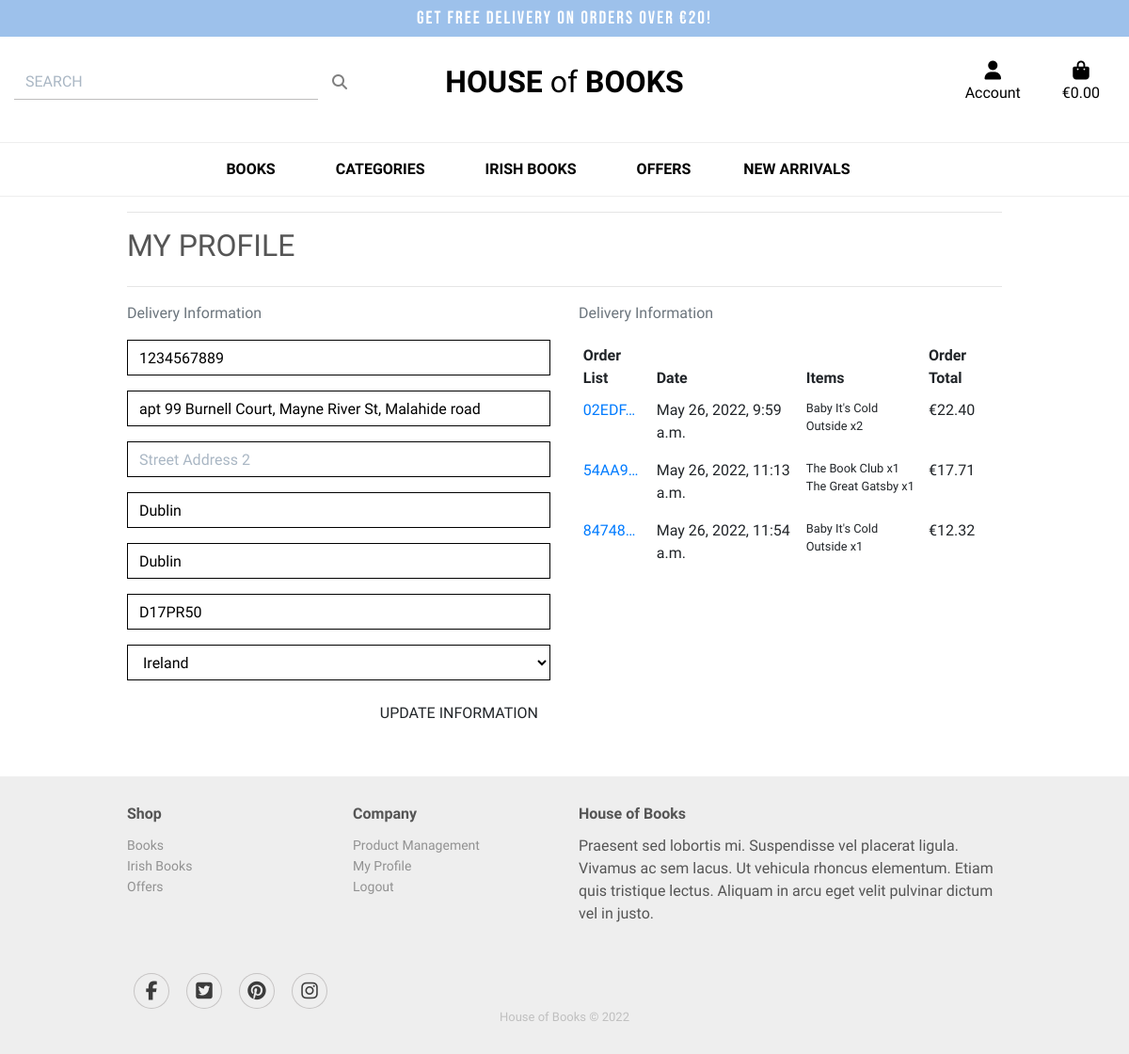
The page /profile/ (signed in) on the database as committed earlier.
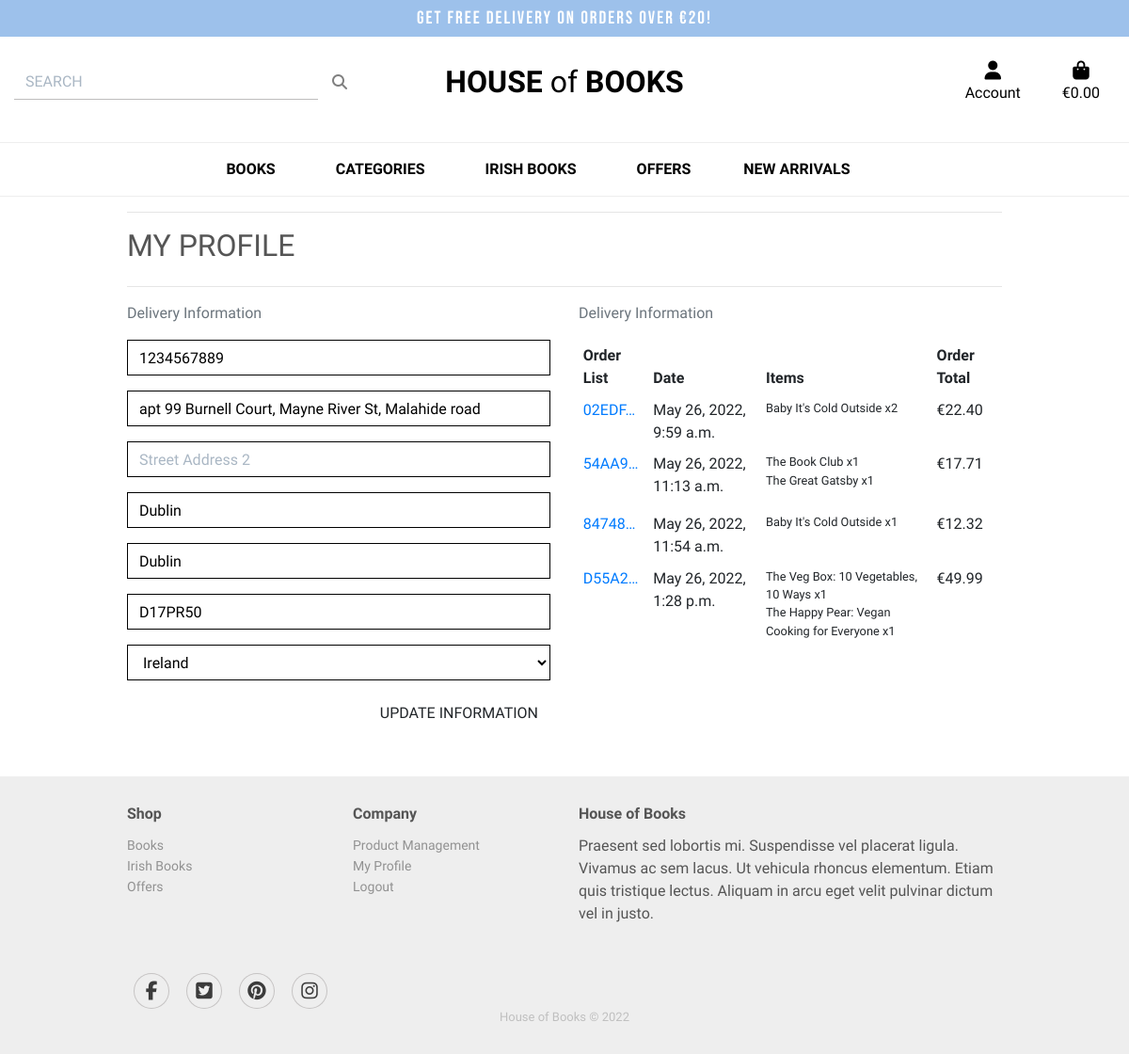
The same page on the database as committed later.
### profiles/models.py (models this page shows, shortened)
class UserProfile(models.Model):
    user = models.OneToOneField(User, on_delete=models.CASCADE)
    default_phone_number = models.CharField(max_length=20,
                                            null=True, blank=True)
    default_street_address1 = models.CharField(max_length=80,
                                               null=True, blank=True)
    default_street_address2 = models.CharField(max_length=80,
                                               null=True, blank=True)
    default_town_or_city = models.CharField(max_length=40,
                                            null=True, blank=True)
    default_county = models.CharField(max_length=80,
                                      null=True, blank=True)
    default_postcode = models.CharField(max_length=20,
                                        null=True, blank=True)
    default_country = CountryField(blank_label='Country',
                                   null=True, blank=True)

### checkout/models.py (models this page shows, shortened)
class Order(models.Model):
    order_number = models.CharField(max_length=32, null=False, editable=False)
    user_profile = models.ForeignKey(UserProfile, on_delete=models.SET_NULL,
                                     null=True, blank=True,
                                     related_name='orders')
    full_name = models.CharField(max_length=50, null=False, blank=False)
    email = models.EmailField(max_length=254, null=False, blank=False)
    phone_number = models.CharField(max_length=20, null=False, blank=False)
    country = CountryField(blank_label='Country *', null=False, blank=False)
    postcode = models.CharField(max_length=20, null=True, blank=True)
    town_or_city = models.CharField(max_length=40, null=False, blank=False)
    street_address1 = models.CharField(max_length=80, null=False, blank=False)
    street_address2 = models.CharField(max_length=80, null=True, blank=True)
    county = models.CharField(max_length=80, null=True, blank=True)
    date = models.DateTimeField(auto_now_add=True)
    delivery_cost = models.DecimalField(max_digits=6, decimal_places=2,
                                        null=False, default=0)
    order_total = models.DecimalField(max_digits=10, decimal_places=2,
                                      null=False, default=0)
    grand_total = models.DecimalField(max_digits=10, decimal_places=2,
                                      null=False, default=0)
    original_bag = models.TextField(null=False, blank=False, default='')
    stripe_pid = models.CharField(max_length=254, null=False,
                                  blank=False, default='')

class OrderLineItem(models.Model):
    order = models.ForeignKey(Order, null=False, blank=False,
                              on_delete=models.CASCADE,
                              related_name='lineitems')
    product = models.ForeignKey(Product, null=False, blank=False,
                                on_delete=models.CASCADE)
    quantity = models.IntegerField(null=False, blank=False, default=0)
    lineitem_total = models.DecimalField(max_digits=6, decimal_places=2,
                                         null=False, blank=False,
                                         editable=False)

### products/models.py (models this page shows, shortened)
class Product(models.Model):
    category = models.ForeignKey(Category, null=True, blank=True,
                                 on_delete=models.SET_NULL)
    sku = models.CharField(max_length=254, null=True, blank=True)
    name = models.CharField(max_length=254)
    author = models.CharField(max_length=254)
    description = models.TextField()
    price = models.DecimalField(max_digits=6, decimal_places=2)
    rating = models.DecimalField(max_digits=6, decimal_places=2,
                                 null=True, blank=True)
    image_url = models.URLField(max_length=1024, null=True, blank=True)
    image = models.ImageField(null=True, blank=True)

### profiles/views.py (the view)
# urls.py: path('profile/', include('profiles.urls')),
@login_required
def profile(request):
    profile = get_object_or_404(UserProfile, user=request.user)
    if request.method == 'POST':
        form = UserProfileForm(request.POST, instance=profile)
        if form.is_valid():
            form.save()
            messages.success(request, 'Profile updated successfully')
        else:
            messages.error(request,
                           'Updated failed. Please ensure the form is valid.')
    else:
        form = UserProfileForm(instance=profile)
    orders = profile.orders.all()
    template = 'profiles/profile.html'
    context = {
        'form': form,
        'orders': orders,
        'on_profile_page': True,
    }
    return render(request, template, context)

### profiles/templates/profiles/profile.html (shortened to what this page needs)
{% extends "base.html" %}
{% load static %}
{% block extra_css %}
<link rel="stylesheet" href="{% static 'profiles/css/profile.css' %}">
{% endblock %}
{% block content %}
<div class="overlay"></div>
<div class="container">
    <div class="row">
        <div class="col">
            <hr>
            <h2 class="logo-font mb-4">My Profile</h2>
            <hr>
        </div>
    </div>
    <div class="row">
        <div class="col-12 col-lg-6">
            <p class="text-muted">Delivery Information</p>
            <form action="{% url 'profile' %}" class="mt-3 profile" method="POST" id="profile-update-form">
                {{ form|crispy }}
                <button class="btn btn-black rounded-0 text-uppercase float-right mb-5">Update Information</button>
            </form>
        </div>
        <div class="col-12 col-lg-6">
            <p class="text-muted">Delivery Information</p>
            <div class="order-history table-responsive">
                <table class="table table-sm table-borderless">
                    <thead>
                        <tr>
                            <th>Order List</th>
                            <th>Date</th>
                            <th>Items</th>
                            <th>Order Total</th>
                        </tr>
                    </thead>
                    <tbody>
                        {% for order in orders %}
                        <tr>
                            <td>
                                <a href="{% url 'order_history' order.order_number %}" title="{{ order.order_number }}">
                                    {{ order.order_number|truncatechars:6 }}
                                </a>
                            </td>
                            <td>{{ order.date }}</td>
                            <td>
                                <ul class="list-unstyled">
                                    {% for item in order.lineitems.all %}
                                    <li class="small">
                                        {{ item.product.name }} x{{ item.quantity }}
                                    </li>
                                    {% endfor %}
                                </ul>
                            </td>
                            <td>€{{ order.grand_total }}</td>
                        </tr>
                        {% endfor %}
                    </tbody>
                </table>
            </div>
        </div>
    </div>
</div>
{% endblock %}

### templates/base.html (shortened to what this page needs)
{% load static %}
<!doctype html>
<html lang="en">
<head>
    {% block corecss %}
    <link rel="stylesheet" href="https://stackpath.bootstrapcdn.com/bootstrap/4.4.1/css/bootstrap.min.css"
>
    <link rel="stylesheet" href="{% static 'css/base.css' %}">
    {% endblock %}
    {% block extra_css %}
    {% endblock %}
</head>
<body>
    <header class="container-fluid">
        <div id="delivery-banner" class="row text-center">
            <div class="col text-white free-delivery-banner">
                <h4>Get free delivery on orders over €{{ free_delivery_threshold }}!</h4>
            </div>
        </div>
        <div id="topnav" class="row pt-lg-3 d-none d-lg-flex">
            <div class="col-12 col-lg-4 my-auto py-1 py-lg-0 text-center text-lg-right">
                <form method="GET" action="{% url 'products' %}">
                    <div class="input-group w-100 searchbar-field">
                        <input class="form-control rounded-0 searchbar-input" type="text" name="q" placeholder="SEARCH">
                        <div class="input-group-append">
                            <button class="form-control btn rounded-0 border-0 search-icon" type="submit">
                                <span class="icon">
                                    <i class="fas fa-search"></i>
                                </span>
                            </button>
                        </div>
                    </div>
                </form>
            </div>
            <div class="col-12 col-lg-4 my-auto py-1 py-lg-0 text-center">
                <a href="{% url 'home' %}" class="nav-link main-logo-link">
                    <h2 class="text-black my-0 logo-title text-right"><strong class="logo-font">House</strong> of
                        <strong class="logo-font">Books</strong></h2>
                </a>
            </div>
            <div class="col-12 col-lg-4 my-auto py-1 py-lg-0">
                <ul class="list-inline list-unstyled text-center text-lg-right my-0">
                    <li class="list-inline-item dropdown">
                        <a class="text-black nav-link" href="#" id="user-options" data-toggle="dropdown"
                            aria-haspopup="true" aria-expanded="false">
                            <div class="text-center">
                                <div><i class="fas fa-user fa-lg"></i></div>
                                <p class="my-0">Account</p>
                            </div>
                        </a>
                    </li>
                    <li class="list-inline-item">
                        <a class="{% if grand_total %} basket font-weight-bold{% else %}text-black{% endif %} nav-link"
                            href="{% url 'view_bag' %}">
                            <div class="text-center">
                                <div><i class="fas fa-shopping-bag fa-lg"></i></div>
                                <p class="my-0">
                                    {% if grand_total %}
                                    €{{ grand_total|floatformat:2 }}
                                    {% else %}
                                    €0.00
                                    {% endif %}
                                </p>
                            </div>
                        </a>
                    </li>
                </ul>
            </div>
        </div>
        <div class="row bg-white">
            <nav class="navbar navbar-expand-lg navbar-light w-100">
                {% include 'includes/main-nav.html' %}
            </nav>
        </div>
    </header>
    {% block content %}
    {% endblock %}
    {% block content_footer %}
    <div class="footer-dark">
        <footer>
            <div class="container">
                <div class="row">
                    <div class="col-sm-6 col-md-3 item">
                        <h3>Shop</h3>
                        <ul>
                            <li><a href="{% url 'products' %}">Books</a></li>
                            <li><a
                                    href="{% url 'products' %}?category=irish_fiction,irish_nonfiction,irish_true_crime,irish_classics">Irish
                                    Books</a></li>
                            <li><a href="{% url 'products' %}?category=new_arrivals,deals">Offers</a>
                            </li>
                        </ul>
                    </div>
                    <div class="col-sm-6 col-md-3 item">
                        <h3>Company</h3>
                        <ul>
                            {% if request.user.is_authenticated %}
                            {% if request.user.is_superuser %}
                            <li><a href="{% url 'add_product' %}">Product Management</a></li>
                            {% endif %}
                            <li><a href="{% url 'profile' %}">My Profile</a></li>
                            <li><a href="{% url 'account_logout' %}">Logout</a></li>
                            {% else %}
                            <li><a href="{% url 'account_signup' %}">Register</a></li>
                            <li><a href="{% url 'account_login' %}">Login</a></li>
                            {% endif %}
                        </ul>
                    </div>
                    <div class="col-md-6 item text">
                        <h3>House of Books</h3>
                        <p>Praesent sed lobortis mi. Suspendisse vel placerat ligula. Vivamus ac sem lacus. Ut vehicula
                            rhoncus elementum. Etiam quis tristique lectus. Aliquam in arcu eget velit pulvinar dictum
                            vel in justo.</p>
                    </div>
                    <div class="col item social"><a href="https://www.facebook.com/" target="_blank"><i
                                class="fab fa-facebook-f center"></i></a>
                        <a href="https://www.twitter.com/" target="_blank"><i
                                class="fab fa-twitter-square center"></i></a>
                        <a href="https://www.pinterest.com/" target="_blank"><i class="fab fa-pinterest center"></i></a>
                        <a href="https://www.instagram.com/" target="_blank"><i class="fab fa-instagram center"></i></a>
                    </div>
                </div>
                <p class="copyright">House of Books © 2022</p>
            </div>
        </footer>
    </div>
    {% endblock %}
</body>
</html>

### templates/includes/main-nav.html (shortened to what this page needs)
<div class="collapse navbar-collapse" id="main-nav">
    <ul class="navbar-nav w-auto mx-auto">
        <li class="nav-item dropdown">
            <a class="logo-font font-weight-bold nav-link text-black mr-5 menu-item" href="#" id="all-products-link"
                data-toggle="dropdown" aria-haspopup="true" aria-expanded="false">
                Books
            </a>
        </li>
        <li class="nav-item dropdown">
            <a class="logo-font font-weight-bold nav-link text-black mr-5 menu-item" href="#" id="books-link"
                data-toggle="dropdown" aria-haspopup="true" aria-expanded="false">
                Categories
            </a>
        </li>
        <li class="nav-item dropdown">
            <a class="logo-font font-weight-bold nav-link text-black mr-5 menu-item" href="#" id="irish-books-link"
                data-toggle="dropdown" aria-haspopup="true" aria-expanded="false">
                Irish Books
            </a>
        </li>
        <li class="border-0 nav-item" aria-labelledby="specials-link">
            <a class="logo-font font-weight-bold nav-link text-black menu-item"
                href="{% url 'products' %}?category=deals" id="all-offers-link" aria-haspopup="true"
                aria-expanded="false">
                Offers
            </a>
        </li>
        <li class="border-0 nav-item" aria-labelledby="specials-link">
            <a class="logo-font font-weight-bold nav-link text-black menu-item"
                href="{% url 'products' %}?category=new_arrivals" id="new-arrivals-link" aria-haspopup="true"
                aria-expanded="false">
                New Arrivals
            </a>
        </li>
    </ul>
</div>

Rows that differ between the two databases and show on the page:
added Order: order_number "D55A2…", date "May 26, 2022, 1:28 p.m.", grand_total "49.99"
added OrderLineItem: product.name "The Veg Box: 10 Vegetables, 10 Ways", quantity "1", shown under "D55A2…"
added OrderLineItem: product.name "The Happy Pear: Vegan Cooking for Everyone", quantity "1", shown under "D55A2…"
